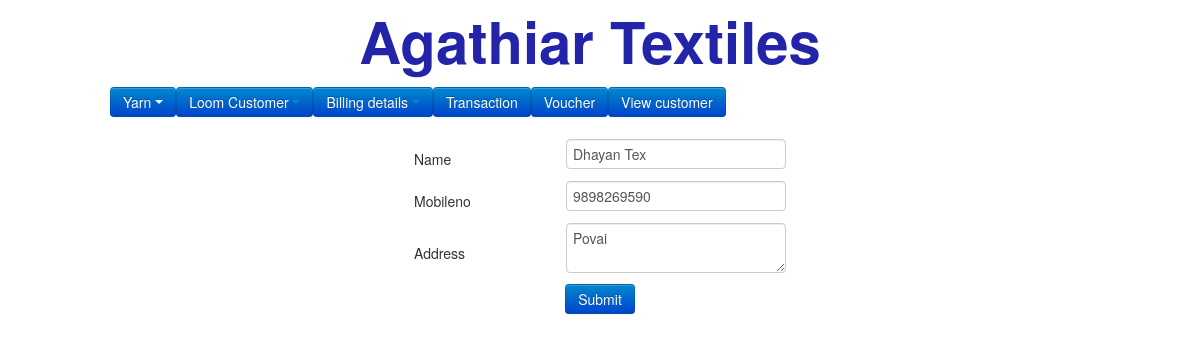
Screenshot of /addusers.php?id=1 with the database file from the repository.
### tables this page shows
CREATE TABLE `users` (
  `id` int(50) NOT NULL,
  `name` varchar(50) NOT NULL,
  `emailid` varchar(50) NOT NULL,
  `mobileno` varchar(50) NOT NULL,
  `address` varchar(150) NOT NULL,
  `date` varchar(50) NOT NULL
);

### addusers.php (the view, shortened to what this page needs)
<?php
include('template/header.php');
$edit = false;
if(isset($_GET['id'])){
	$data = getSingleData('users', $_GET['id']);
	$edit = true;
	$thread = $data[0];
}
?>
<form action="users.php"  method="post" id="formID" >
<center>
<table  >
<tr><td width="150">Name</td><td width="150"><input class='validate[required, ajax[ajaxNameCall]]' title="<?php if(isset($thread['id'])){ echo $thread['id'];} else {echo '0';} ?>" id="userid" type="text" name="name" size="25" width="150" value="<?php if(isset($thread['name']))echo ($thread['name']); ?>"></td></tr>
<tr><td height="35">Mobileno</td>
<td><input type="text" name="mobileno" class='validate[required,custom[number]]' size="25" value="<?php if(isset($thread['mobileno']))echo ($thread['mobileno']); ?>"></td></tr>
<tr><td height="26">Address</td>
<td><textarea name="address" size="25" class='validate[required]' ><?php if(isset($thread['address']))echo ($thread['address']); ?></textarea></td></tr>
</table>
<input type="submit"  <?php echo (!$edit)?"id='submit'":''?> value="Submit" class="btn btn-primary">
</center>
</form>
</body>
</html>

### rows the page displays
users: name "Dhayan Tex", mobileno "9898269590", address "Povai"
